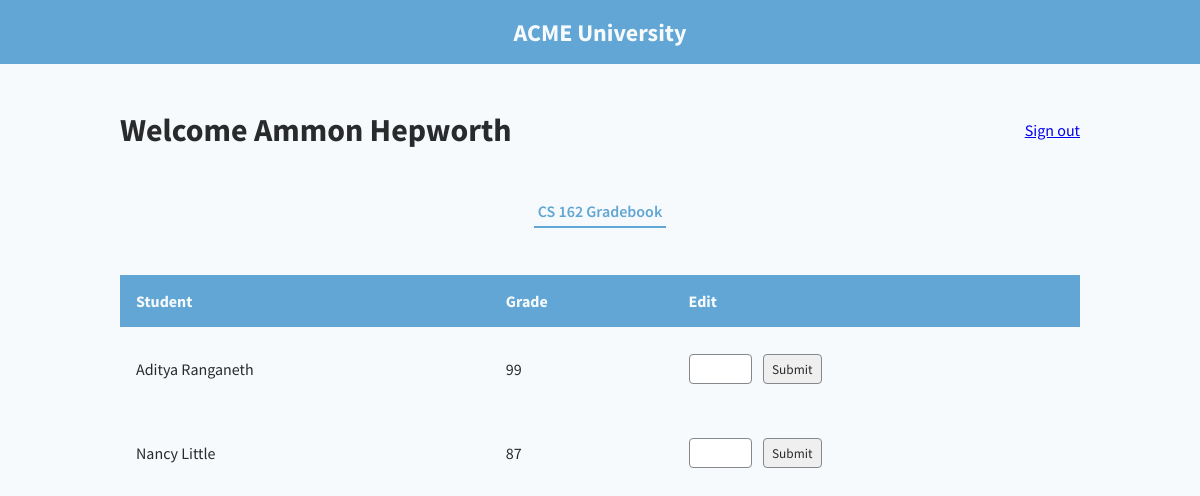
Screenshot of /instructor/Ammon Hepworth/CS 162 (signed in) with the database file from the repository.
### db.py (models this page shows)
class Teacher(db.Model, UserMixin):
	id = db.Column(db.Integer, primary_key=True)
	name = db.Column(db.String, nullable=False)
	user = db.relationship('User', backref='teacher', uselist=False)

class Course(db.Model, UserMixin):
	id = db.Column(db.Integer, primary_key=True)
	course_name = db.Column(db.String, unique=True, nullable=False)
	teacher_id = db.Column(db.Integer, db.ForeignKey('teacher.id'), nullable=False)
	number_enrolled = db.Column(db.Integer, nullable=False)
	capacity = db.Column(db.Integer, nullable=False)
	time = db.Column(db.String, nullable=False)
	teacher = db.relationship('Teacher', backref=db.backref('teachers', lazy=True))
	students = db.relationship('Enrollment', back_populates='course')

class Student(db.Model, UserMixin):
	id = db.Column(db.Integer, primary_key=True, autoincrement=True)
	name = db.Column(db.String, nullable=False)
	user = db.relationship('User', backref='student', uselist=False)
	courses = db.relationship('Enrollment', back_populates='student')

### app.py (the view, shortened to what this page needs)
@app.route("/instructor/<name>/<course>", methods = ['GET', 'POST'])
def specific_course(name, course, student = None):
    instructor_name = name
    instructor_course = course
    tea_course_data = []
    teaQ = Teacher.query.filter_by(name=instructor_name).first()
    teaQC = Course.query.filter_by(teacher_id = teaQ.id, course_name = instructor_course).first()
    print(teaQC)
    if request.method == 'GET':
        for j in range(len(teaQC.students)):
            temp1 = {
                'name':teaQC.students[j].student.name,
                'grade':teaQC.students[j].grade
            }
            tea_course_data.append(temp1)
    return render_template("specificCourse.html", instructor_name = instructor_name, instructor_course = instructor_course, data = tea_course_data)

### app.py (called while the page is built)
@login.user_loader
def load_user(user_id):
    return User.query.get(user_id)

### templates/specificCourse.html (shortened to what this page needs)
{% extends "person.html" %}
{% block styles %}
    {{ super() }}
    <link rel="stylesheet" href="{{ url_for('static', filename = 'instructor.css') }}">
{% endblock %}
{% block person_name %}{{ instructor_name }}{% endblock %}
{% block inner_nav_links %}
    <button class="inner-nav-link active-tab">{{ instructor_course }} Gradebook</button>
{% endblock %}
{% block data_table_headings %}
    <th>Student</th>
    <th>Grade</th>
    <th>Edit</th>
{% endblock %}
{% block data_table_body %}
    {% for student in data %}
        <tr>
            <td>{{ student.name }}</td>
            <td onclick="editGrade('{{ student.grade }}')">
                <p class="grade-value">{{ student.grade }}</p>
            </td>
            <td>
                <form action="{{ url_for('specific_course', name = instructor_name, course = instructor_course, student = student.name ) }}" method="post">
                    <input type="text" class="editable-field" name="new_grade" autocomplete="off">
                    <input class="edit-grade-submit" type="submit" value="Submit">
                </form>
            </td>
        </tr>
    {% endfor %}
{% endblock %}

### static/base.css (style rules this page uses)
:root { --bg-color: #F7FAFC; --accent-color: #61A6D4; --primary-text-color: #292A2C; --secondary-text-color: #61A6D4; --tertiary-text-color: #84878B; --quaternary-text-color: #F7FAFC; }
body { margin: 0; padding: 0; width: 100vw; height: 100vh; font-family: 'Source Sans Pro', Arial, Helvetica, sans-serif; background-color: var(--bg-color); color: var(--primary-text-color); position: relative; overflow-x: hidden; }

### static/person.css (style rules this page uses)
.inner-nav-link { padding: .35rem .25rem; text-decoration: none; border: none; background-color: transparent; font-family: 'Source Sans Pro', Arial, Helvetica, sans-serif; font-size: 1rem; color: var(--primary-text-color); }
.active-tab { font-weight: 600; color: var(--secondary-text-color); border-bottom: 2px solid var(--accent-color); }
.data-table-row th { text-align: left; padding: 1rem 1rem; }
.data-table-body td { color: var(--primary-text-color); padding: 1rem 1rem; }
.editable-field, .edit-grade-submit, .options-button { border: 1px solid #84878B; border-radius: .25rem; font-family: 'Source Sans Pro', Arial, Helvetica, sans-serif; color: var(--primary-text-color); display: inline-block; }
.editable-field { padding: .35rem; width: 50px; }
.grade-value { display: inline-block; }
.edit-grade-submit { padding: .35rem .5rem; margin-left: .5rem; }

### rows the page displays
Teacher: name "Ammon Hepworth"
Course: course_name "CS 162"
Student: name "Aditya Ranganeth", grade "99"
Student: name "Nancy Little", grade "87"
